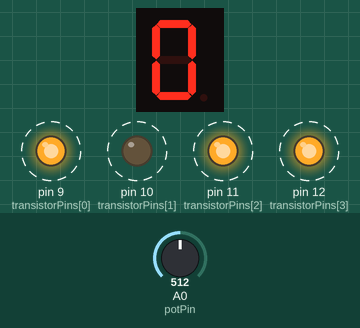
The program below on a simulated Arduino Uno, built with avr-gcc and run on an emulated ATmega328P. Shown: 1-digit seven-segment display, output pins drawn as LEDs (lit = HIGH). Wiring (inferred from the names in the program): 1-digit 7-segment display, segments lit when HIGH: segments pin 2, pin 3, pin 4, pin 5, pin 6, pin 7, pin 8. Dashed ring = blinking. The test bench sets the inputs (shaded band); at power-on: A0 (potPin) = 512. The segment pins are drawn as the display they are named for; pins used as bus, display or sensor lines are not drawn.

Above: at 3.3 s.
3.4 s: A0 (potPin) set to 0
At 4.2 s:
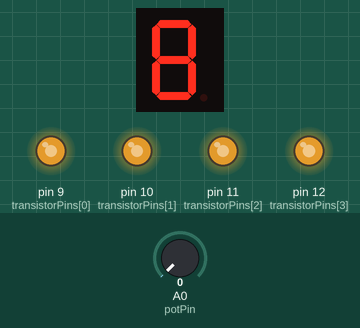
5.7 s: A0 (potPin) set to 8
7.2 s: A0 (potPin) set to 12
At 9.08 s:
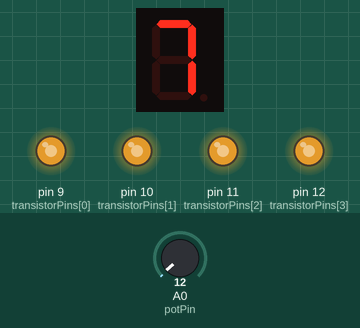
11.3 s: A0 (potPin) set to 122
At 12.1 s:
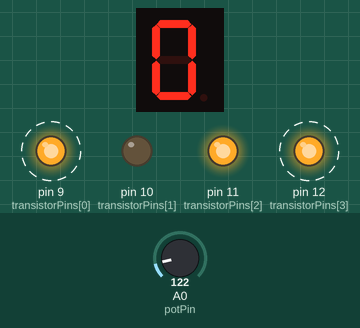
Timing chart, 0 to 14.0 s (numbered marks = the images above; inputs shaded):
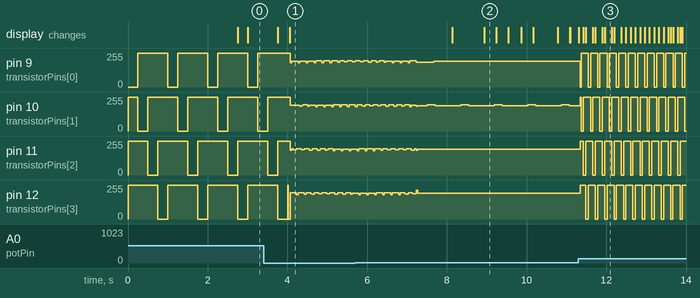

Measured:
- after the input at 3.4 s, the display: first differs from a run without the input after 0.65 s (image 1)
- after the input at 7.2 s, the display: first differs from a run without the input after 1.7 s (image 2)
- after the input at 11.3 s, pin 9 (transistorPins[0]), pin 12 (transistorPins[3]): alternates 255/255 for 0.18 s and 0/255 for 0.06 s, starting after 0.05 s; pin 11 (transistorPins[2]): 195/255 → 255/255 after 0.05 s, then repeats every 0.24 s: 0/255 0.06 s, 255/255 0.18 s

The program:

main.cpp
```cpp
#include <Arduino.h>

// Defina os pinos para os segmentos dos displays
int segmentPins[] = {2, 3, 4, 5, 6, 7, 8};

// Defina os pinos para os transistores
int transistorPins[] = {9, 10, 11, 12};

// Defina o pino do potenciômetro
int potPin = A0;

// Armazene os códigos binários para cada número para o display de 7 segmentos
byte number[10] = {
    0b00111111, // 0
    0b00000110, // 1
    0b01011011, // 2
    0b01001111, // 3
    0b01100110, // 4
    0b01101101, // 5
    0b01111101, // 6
    0b00000111, // 7
    0b01111111, // 8
    0b01101111  // 9
};

uint16_t getCntDisplay(void);

void rundDisplay(void);


void setup() {
    // Defina os pinos de segmentos e transistores como saída
    for (int i = 0; i < 7; i++) {
        pinMode(segmentPins[i], OUTPUT);
    }
    for (int i = 0; i < 4; i++) {
        pinMode(transistorPins[i], OUTPUT);
        digitalWrite(transistorPins[i], HIGH); // Inicialmente desligado (ativo baixo)
    }

    // for(int i = 0; i < 7; i++){
    //     digitalWrite(segmentPins[i], 1);
    //     delay(500);
    //     digitalWrite(segmentPins[i], 0);
    //     delay(500);
    // }
}


void loop() {

    uint16_t delayTime = map(analogRead(potPin), 0, 1023, 0, 500); // Leia o valor do potenciômetro para ajustar o atraso
    uint16_t counter = getCntDisplay(); // Obtém o valor atual do contador

    if(delayTime < 5){
        delayTime = 3;
    }


    // Dividir o contador em dígitos individuais
    int digits[4];
    digits[0] = (counter / 1000) % 10; // Dígito mais significativo
    digits[1] = (counter / 100) % 10;
    digits[2] = (counter / 10) % 10;
    digits[3] = counter % 10; // Dígito menos significativo

    for (int digit = 0; digit < 4; digit++) { // Itere sobre cada dígito/display

        for (uint8_t segment = 0; segment < 7; segment++) { // Itere sobre cada segmento
            digitalWrite(segmentPins[segment], bitRead(number[digits[digit]], segment)); // Acenda o segmento correto
        }

        digitalWrite(transistorPins[digit], LOW); // Ative o display atual (ativo baixo)
        delay(delayTime); // Aguarde o tempo definido
        digitalWrite(transistorPins[digit], HIGH); // Desative o display atual (ativo baixo)
    }
}


// void loop() {
//     uint16_t delayTime = map(analogRead(potPin), 0, 1023, 1, 1000); // Leia o valor do potenciômetro para ajustar o atraso

//     for (int digit = 0; digit < 4; digit++) { // Itere sobre cada dígito/display

//         digitalWrite(transistorPins[digit], LOW); // Ative o display atual (ativo baixo)

//         for (uint8_t segment = 0; segment < 7; segment++) { // Itere sobre cada segmento
//             digitalWrite(segmentPins[segment], bitRead(number[2], segment)); // Acenda o segmento correto
//         }

//         delay(delayTime); // Aguarde o tempo definido
//         digitalWrite(transistorPins[digit], HIGH); // Desative o display atual (ativo baixo)
//     }
// }

uint16_t getCntDisplay(void){

    static unsigned long cnt = 0;
    const uint16_t MAX_CNT = 9999;
    static unsigned long timerCnt = 0;
    const uint16_t TIME_CNT = 1000;

    if(millis() - timerCnt > TIME_CNT){
        timerCnt = millis();

        if(cnt >= MAX_CNT ){
            cnt = 0;
        } else {
            cnt++;
        }
    }
    return cnt;
}
```
